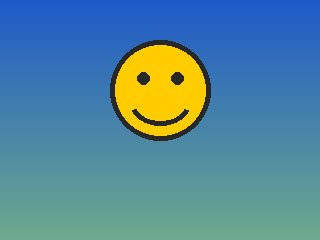
#> input picture image.jpg, 320 x 240 px
$ python convert-image.py ../image.jpg
#> lines starting #> are read from the running program, lines starting #| are printed output that depends on the picture
# Converts any picture into image.jpg for the CYD screen.
# Usage: drag a picture onto "Drop picture here.bat", or run:
#   python convert-image.py my_photo.png

# ======================= SETTINGS (edit these) =======================
FILL_SCREEN = True    # True = crop edges to fill the screen. False = add black bars.
COLOR_BOOST = 1.2     # 1.0 = unchanged. Higher = more vivid (helps on this screen).
CONTRAST    = 1.1     # 1.0 = unchanged.
# =====================================================================

import sys
from io import BytesIO
from pathlib import Path
from PIL import Image, ImageEnhance, ImageOps

OUTPUT_FILE = Path(__file__).resolve().parent.parent / "image.jpg"  # image.jpg in the repo
SCREEN = (320, 240)
MAX_BYTES = 50_000

img = Image.open(sys.argv[1])
#> img is the input picture: PIL image 320x240 RGB; mean R, G, B 84.1, 133.8, 153.6
img = ImageOps.exif_transpose(img)          # Phone photos: fix sideways pictures
if img.mode != "RGB":                        # Transparent PNGs get a black background
    img = img.convert("RGBA")
    background = Image.new("RGB", img.size, (0, 0, 0))
    background.paste(img, mask=img.getchannel("A"))
    img = background

if FILL_SCREEN:
    img = ImageOps.fit(img, SCREEN, Image.LANCZOS)
else:
    img = ImageOps.pad(img, SCREEN, Image.LANCZOS, color=(0, 0, 0))

img = ImageEnhance.Color(img).enhance(COLOR_BOOST)
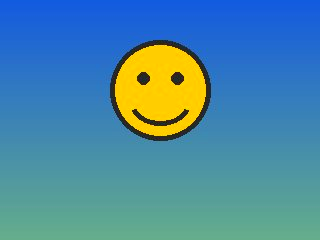
#> img: PIL image 320x240 RGB; mean R, G, B 75.5, 135.9, 162.2
img = ImageEnhance.Contrast(img).enhance(CONTRAST)

# Save as a plain (baseline) JPEG under 50 KB. The screen can't show progressive JPEGs.
for quality in range(92, 30, -5):
    data = BytesIO()
    img.save(data, "JPEG", quality=quality, progressive=False, optimize=True)
    if data.tell() <= MAX_BYTES:
        break

with open(OUTPUT_FILE, "wb") as f:
    f.write(data.getvalue())
print(f"Saved {OUTPUT_FILE} ({data.tell() // 1024} KB, quality {quality})")
#| Saved image.jpg (8 KB, quality 92)
